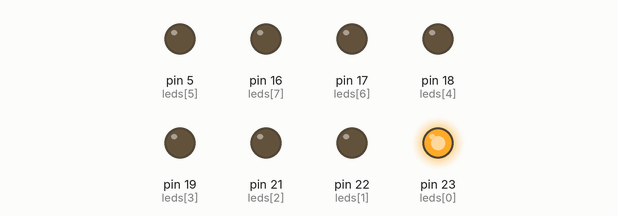
Simulated run of this program. Board: MicroPython board. Shown: output pins drawn as LEDs (lit = HIGH).

Above: at 0.2 s.
At 0.6 s:
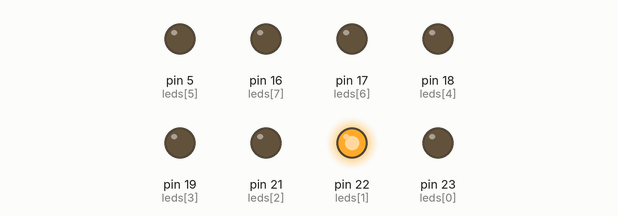
At 1.8 s:
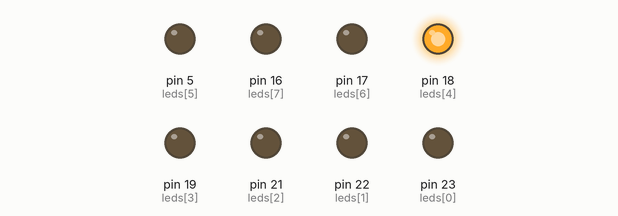
At 3.2 s:
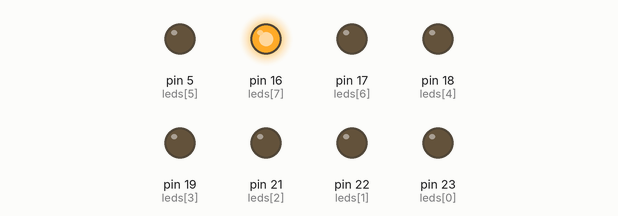
At 5.4 s:
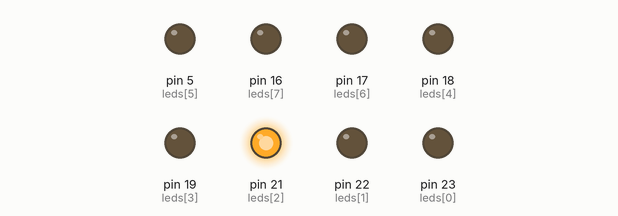
At 7.8 s:
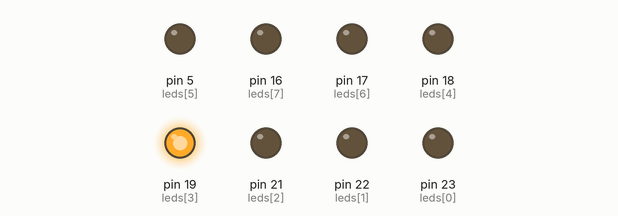
Timing chart, 0 to 8.3 s (numbered marks = the images above):
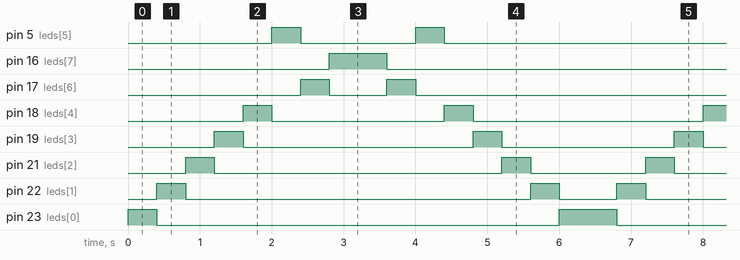

Measured:
- by itself, pin 5 (leds[5]): repeats every 6.4 s: LOW 1.6 s, HIGH 0.40 s, LOW 4.0 s, HIGH 0.40 s
- by itself, pin 16 (leds[7]): alternates HIGH for 0.80 s and LOW for 5.6 s
- by itself, pin 17 (leds[6]): repeats every 6.4 s: LOW 0.80 s, HIGH 0.40 s, LOW 4.8 s, HIGH 0.40 s
- by itself, pin 18 (leds[4]): repeats every 6.4 s: LOW 2.4 s, HIGH 0.40 s, LOW 3.2 s, HIGH 0.40 s
- by itself, pin 19 (leds[3]): repeats every 6.4 s: LOW 3.2 s, HIGH 0.40 s, LOW 2.4 s, HIGH 0.40 s
- by itself, pin 21 (leds[2]): repeats every 6.4 s: LOW 4.0 s, HIGH 0.40 s, LOW 1.6 s, HIGH 0.40 s
- by itself, pin 22 (leds[1]): repeats every 6.4 s: LOW 4.8 s, HIGH 0.40 s, LOW 0.80 s, HIGH 0.40 s
- by itself, pin 23 (leds[0]): repeats every 6.4 s: LOW 5.6 s, HIGH 0.80 s

The program:

8Leds.py
```python
from machine import Pin
import time


leds =[Pin(i, Pin.OUT)for i in (23, 22, 21, 19, 18, 5, 17, 16 )]

while True:
     for led in leds:
        led.value(1)
        time.sleep(0.4)
        led.value(0)
     for led in reversed(leds):
        led.value(1)
        time.sleep(0.4)
        led.value(0)
```
